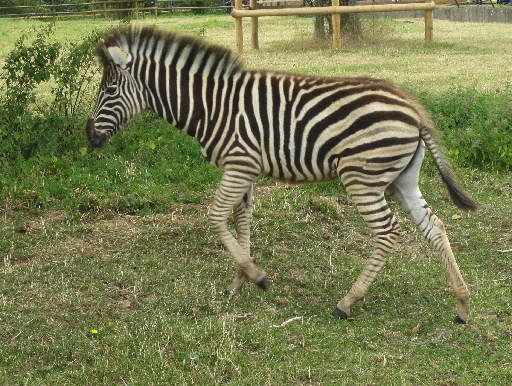
#> input picture Images/Chapter1/Input/Zebra.png, 512 x 386 px
$ python image_brightening.py
#> lines starting #> are read from the running program, lines starting #| are printed output that depends on the picture
### utilities/ImageUtilities.py
'''
Feature Extraction and Image Processing
Mark S. Nixon & Alberto S. Aguado
http://www.southampton.ac.uk/~msn/book/
ImageUtilities: Helper module to support image read, create, show and write
                Uses PIL and numpy to work with arrays containing image data
'''

# Image load by using PIL
from PIL import Image

# Array to store image data
from numpy import array, zeros, amax, amin, clip

# Read an image returning an array with 3 color components
# [8 lines left out: function imageReadRGB, not called in this run]

# Read an image returning an array with 1 component
def imageReadL(fileName):
#> called with fileName = '../Images/Chapter1/Input/Zebra.png'
    inputImage = Image.open(fileName)
#> inputImage is the input picture: PIL image 512x386 RGBA; mean R, G, B, A 119.5, 123.4, 80.6, 255
    width, height = inputImage.size
#> width = 512; height = 386

    inputArray = array(inputImage)
    outputArray = zeros((height, width), dtype='uint8')

    # Combine pixel values, for each row and column
    for y in range(0, height):
        for x in range(0, width):
            rgb = inputArray[y,x]
            outputArray[y,x] = (int(rgb[0]) + int(rgb[1]) + int(rgb[2])) / 3
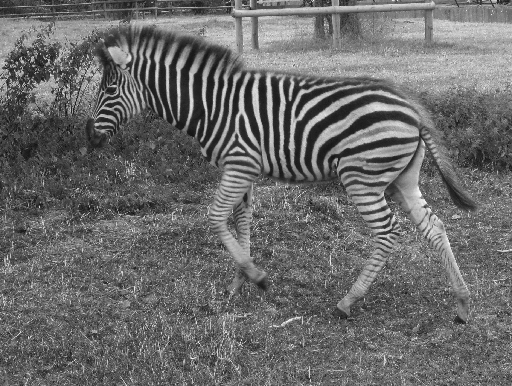
#> outputArray: shape (386, 512); min 10, max 255, mean 107.5

    return outputArray, width, height

# Save a image containing float as a gray level image
# [37 lines left out: functions imageSaveF, imageSaveL, imageSaveRGB, createImageRGB, not called in this run]

# Create a zero array with a color components
def createImageL(width, height):
    outputArray = zeros((height, width), dtype='uint8')

    return outputArray

# Create a zero array two float components
# [104 lines left out: functions createImageUV, createImage2I, createImageF, createImageNF, createImageFromDataF, createScaleImageL and 5 more, not called in this run]

# Show an array containing image data
def showImageL(image):
    # Create output and show
    outputImage = Image.fromarray(image, 'L')
    outputImage.show()

# Show an array containing image data
# [21 lines left out: function showImageF, not called in this run]

### utilities/PrintUtilities.py
'''
Feature Extraction and Image Processing
Mark S. Nixon & Alberto S. Aguado
http://www.southampton.ac.uk/~msn/book/
PrintUtilities: Helper module to print image data and messages on the standard device
'''

# Print image range
# [8 lines left out: function printImageRangeRGB, not called in this run]

# Print image range
def printImageRangeL(image, rangeWidth, rangeHeight):
    print ("\n")
    for y in range(rangeHeight[0], rangeHeight[1] + 1):
        print ("[", end=' ')
        for x in range(rangeWidth[0], rangeWidth[1]  + 1):
            print (format(image[y,x], '3d'), end=' ')
        print ("]")

# Print image range
# [7 lines left out: function printImageRangeF, not called in this run]

# Print text
def printText(text):
    print (text)

# Print text
def printTextSameLine(text):
    print (text, end=' ')

# Some operations can be slow. Print something to show progress
def printProgress(step, totalSteps):
    print (step,"/",totalSteps,"...")


### chapter1/image_brightening.py
from timeit import itertools
from utilities.ImageUtilities import imageReadL, showImageL, createImageL
from utilities.PrintUtilities import printImageRangeL

'''
Parameters:
    pathToDir = Input image directory
    imageName = Input image name
    brightDelta = Increase brightness
    printRange = Image range to print
'''
PATH_TO_DIR = "../Images/Chapter1/Input/"
image_name = "Zebra.png"

bright_delta = 80
print_range = [0, 10]

# Read image into array
input_image, width, height = imageReadL(PATH_TO_DIR + image_name)
#> width = 512; height = 386

# Output image
output_image = createImageL(width, height)
#> output_image: shape (386, 512); every value is 0

# Set the pixels in the output image
for x, y in itertools.product(range(0, width), range(0, height)):
    out_value = int(input_image[y, x]) + bright_delta
    if out_value < 255:
        output_image[y, x] = out_value
    else:
        output_image[y, x] = 255
#> this loop made 197632 passes
#> out_value on passes 1 to 3: 135, 124, 126
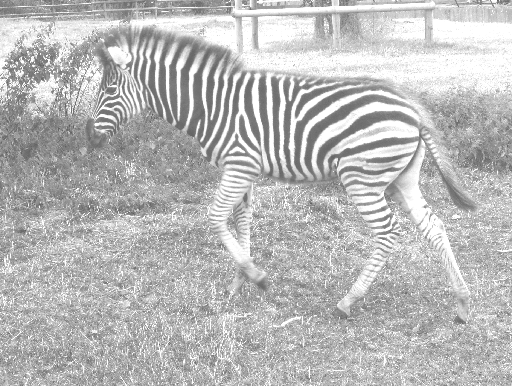
#> output_image: shape (386, 512); min 90, max 255, mean 186.1

# Show images
showImageL(input_image)
showImageL(output_image)

# Print image range
printImageRangeL(input_image, print_range, print_range)
#> the loop in printImageRangeL, `for y in range(rangeHeight[0], rangeHeight[1] + 1):` made 11 passes
#|  55  51  55  46  56  58  67  59  58  46  70
#|  44  54  62 101  75  66  54  55  71  61  53
#|  46  46  57  59  61  33  46  64  74  41  65
#|  50  42  44  56  54  52  58  70  65  54  58
#|  43  46  44  54  45  47  50  54  54  63  49
#|  46  45  55  54  42  52  49  52  50  49  51
#|  52  44  32  59  46  46  60  54  40  62  61
#| 121 121 109 119 104  97 102  83  74  83  61
#> (further printed lines are left out)
printImageRangeL(output_image, print_range, print_range)
#> the loop in printImageRangeL (call 2), `for y in range(rangeHeight[0], rangeHeight[1] + 1):` made 11 passes
#| 135 131 135 126 136 138 147 139 138 126 150
#| 124 134 142 181 155 146 134 135 151 141 133
#| 126 126 137 139 141 113 126 144 154 121 145
#| 130 122 124 136 134 132 138 150 145 134 138
#| 123 126 124 134 125 127 130 134 134 143 129
#| 126 125 135 134 122 132 129 132 130 129 131
#| 132 124 112 139 126 126 140 134 120 142 141
#| 201 201 189 199 184 177 182 163 154 163 141
#> (further printed lines are left out)
